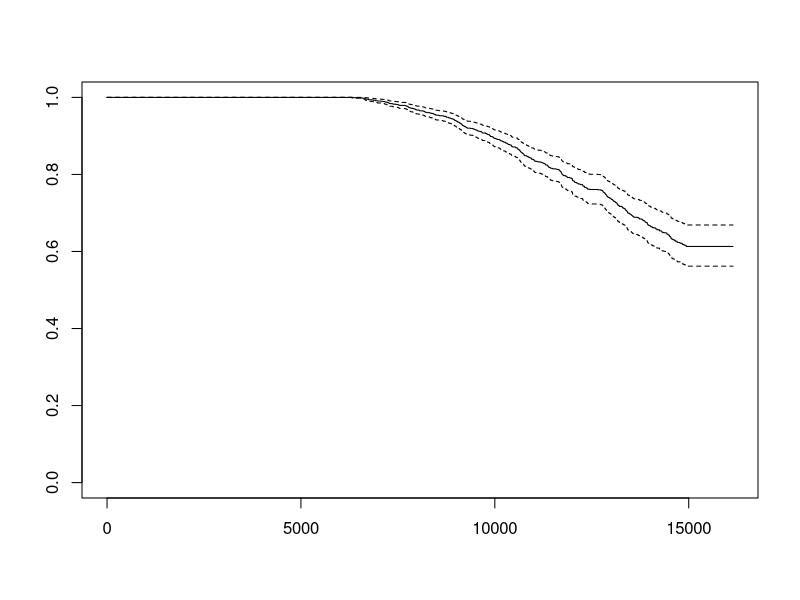
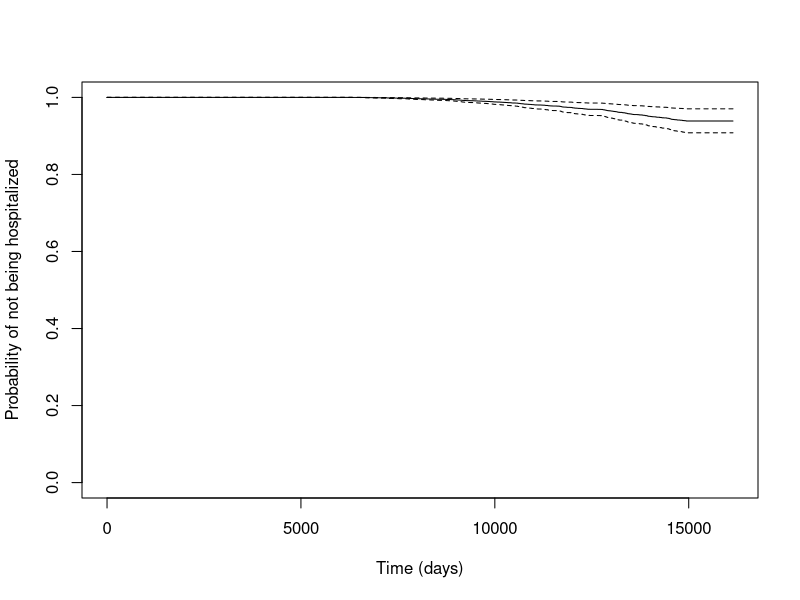

Generate these figures, in order, with R: (Note: this script raises an error after producing the figures.)
## ---- chunk 1
library("knitr")
#options(width=100)
opts_chunk$set(message = FALSE, error = TRUE, warning = TRUE)
## ---- chunk 2
copd <- read.table("../data/copd.txt", head=TRUE)
head(copd)
## ---- chunk 3
library(survival)
cox.pa <- coxph(Surv(time.readmission, status.readmission) ~ 
                  as.factor(phys.act), data=copd)
cox.pa
## ---- chunk 4
summary(cox.pa)
## ---- chunk 5
plot(survfit(cox.pa))
## ---- chunk 6
cox.pa.adj <- coxph(Surv(time.readmission, status.readmission) ~
                      as.factor(phys.act) + age + fev + 
                      as.factor(smoke), data=copd)
cox.pa.adj
## ---- chunk 7
copd$smoke2 <- 1*(copd$smoke==1)
copd$smoke3 <- 1*(copd$smoke==2)
copd$phys.act2 <- 1*(copd$phys.act==1)
copd$phys.act3 <- 1*(copd$phys.act==2)

cox2.pa.adj <- coxph(Surv(time.readmission, status.readmission) ~
                       age + fev + smoke2 + smoke3 + phys.act2 +
                       phys.act3, data=copd)

newdata <- data.frame(age = mean(copd$age),
                      fev = mean(copd$fev, na.rm=TRUE),
                      smoke2 = 0, smoke3=0,
                      phys.act2=0, phys.act3=0)

plot(survfit(cox2.pa.adj, newdata= newdata), 
             xlab="Time (days)", 
             ylab="Probability of not being hospitalized") 
## ---- chunk 8
library(MASS)
cox.pa.adj
## ---- chunk 9
mod <- stepAIC(cox.pa.adj)
## ---- chunk 10
copd.complete <- copd[complete.cases(copd),]
cox.complete <- coxph(Surv(time.readmission, status.readmission) ~
                      as.factor(phys.act) + age + fev + 
                      as.factor(smoke), data=copd.complete)
mod <- stepAIC(cox.complete)
## ---- chunk 11
cox1 <- coxph(Surv(time.readmission, status.readmission) ~
                      as.factor(phys.act) + age + as.factor(smoke),
                      data=copd.complete)
cox2 <- coxph(Surv(time.readmission, status.readmission) ~
                      as.factor(phys.act) + age + as.factor(smoke) +
                      fev, data=copd.complete)
anova(cox1, cox2)
## ---- chunk 12
cox2
## ---- chunk 13
rm.cox2.pa.adj<- resid(cox2.pa.adj)
plot(rm.cox2.pa.adj)
## ---- chunk 14
rd.cox2.pa.adj<- resid(cox2.pa.adj, type="deviance")
plot(rd.cox2.pa.adj)
## ---- chunk 15
cox.null <- coxph(Surv(time.readmission, status.readmission) ~ 1,
                  data = copd)
rm.cox.null <- resid(cox.null)
plot(copd$fev, rm.cox.null)
smooth <- lowess(copd$fev, rm.cox.null, delta=1)
lines(smooth, lty=2, lwd=2, col="red")
## ---- chunk 16
cox.pa.adj.zph <- cox.zph(cox2.pa.adj)
cox.pa.adj.zph
## ---- chunk 17
par(mfrow=c(3,2))
plot(cox.pa.adj.zph)
## ---- chunk 18
copd$fev4 <- cut(copd$fev, 4)
table(copd$fev4)
## ---- chunk 19
cox.pa.strata <- coxph(Surv(time.readmission, status.readmission) ~ 
                   age + as.factor(smoke) + as.factor(phys.act) +
                   strata(fev4), data=copd)
cox.pa.strata
## ---- chunk 20
cox.pa.strata.zph <- cox.zph(cox.pa.strata)
cox.pa.strata.zph
## ---- chunk 21
sessionInfo()
